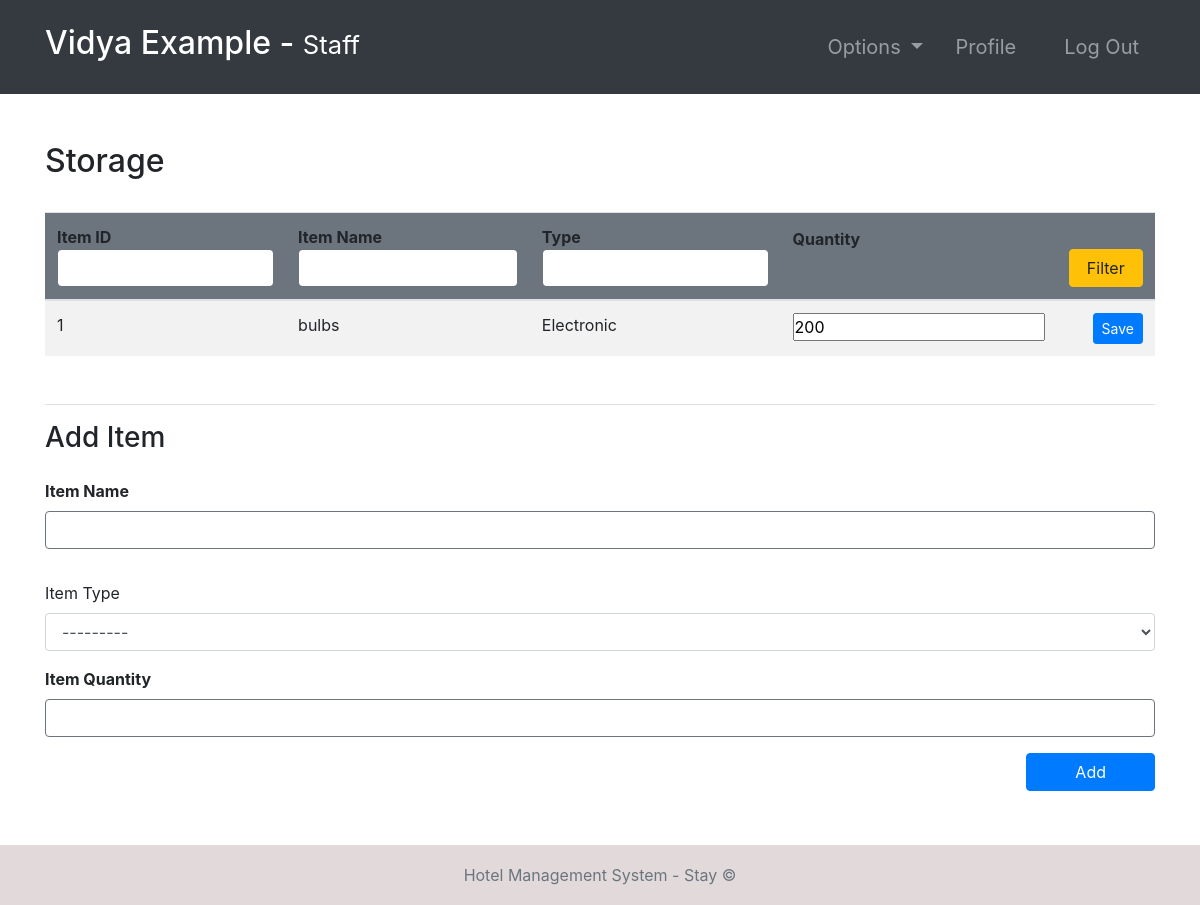
Page /storage/ (signed in) on the committed database.
### hotel/models.py (models this page shows, shortened)
class Storage(models.Model):
    ITEM_TYPES = (
        ('Kitchen', 'kitchen'),
        ('Cleaning', 'cleaning'),
        ('Electronic', 'Electronic'),
        ('Textile ', 'textile '),
        ('Other', 'other'),
    )
    itemName = models.CharField(max_length=100)
    itemType = models.CharField(max_length=20, choices=ITEM_TYPES)
    quantitiy = models.IntegerField()

### hotel/views.py (the view, shortened to what this page needs)
# urls.py: path('storage/', storage, name="storage"),
@ login_required(login_url='login')
def storage(request):
    role = str(request.user.groups.all()[0])
    path = role + "/"
    storage = Storage.objects.all()
    context = {
        "role": role,
        'storage': storage
    }
    return render(request, path + "storage.html", context)

### Templates/staff/storage.html
{% extends '../index.html' %}
{% block context %}
{% include '../common_pages/storage.html' %}
{% endblock %}

### Templates/incs/nav.html (shortened to what this page needs)
<nav class="navbar navbar-dark bg-dark navbar-expand-lg py-3 " role="navigation">
    <div class="container">
        <a href="" class="navbar-brand">
            <h2 class="text-capitalize">
                {{ request.user.first_name }} {{ request.user.last_name }} -
                <small>
                    {{ role }}
                </small>
            </h2>
        </a>
        <div class="collapse navbar-collapse" id="navbarTags">
            <ul class="navbar-nav ml-auto">
                <li class="nav-item dropdown p-2">
                    <a class="nav-link dropdown-toggle" href="#" id="navbarDropdown" role="button"
                        data-toggle="dropdown" aria-haspopup="true" aria-expanded="false">
                        Options
                    </a>
                </li>
                <li class="nav-item mr-3 p-2">
                    {% if role == 'staff' or role == 'receptionist' or role == 'admin' or role == 'manager' %}
                    <a href="{% url 'employee-profile' user.id %}" class="nav-link">Profile</a>
                    {% endif %}
                </li>
                <li class="nav-item p-2 ">
                    <a href="{% url 'logout' %}" class="nav-link">Log Out</a>
                </li>
            </ul>
        </div>
    </div>
</nav>

### Templates/common_pages/storage.html (shortened to what this page needs)
<div class="container py-5">
    <div class="table-header row">
        <div class="col-sm-12 col-md-12 col-lg-4 mb-4">
            <h2>Storage</h2>
        </div>
    </div>
    <table class="table table-hover table-striped">
        <thead class="bg-secondary rounded">
            <tr>
                <form action="" method="POST">
                    <th>Item ID <input type="number" name="id" value="{{id}}"
                            class="form-control border border-secondary"></th>
                    <th>Item Name <input type="name" name="name" value="{{name}}"
                            class="form-control border border-secondary"></th>
                    <th>Type <input type="text" name="type" value="{{type}}"
                            class="form-control border border-secondary"></th>
                    <th class="pb-5">Quantity</th>
                    <th colspan="3"><button type="submit" name="filter" class="btn btn-warning w-100">Filter</button>
                    </th>
                </form>
            </tr>
        </thead>
        <tbody>
            {% for s in storage %}
            <tr>
                <td>{{s.id}}</td>
                <td>{{s.itemName}}</td>
                <td>{{s.itemType}}</td>
                <form action="" method="POST">
                    <td><input type="number" step="1" value="{{s.quantitiy}}" name="quantitiy"></td>
                    <td><input type="hidden" step="1" value="{{s.id}}" name="id"></td>
                    <th><button type="submit" class="btn btn-sm btn-primary w-100" name="save">Save</button></th>
                </form>
            </tr>
            {% endfor %}
        </tbody>
    </table>
    <div class="newItem my-5 border-top pt-3">
        <h3>Add Item</h3>
        <form action="" method="POST">
            <div class="form-group pt-3">
                <label for="item_name"><b>Item Name</b></label>
                <input type="text" class="form-control border border-secondary required" id="id_item_name"
                    name="itemName">
            </div>
            <div class="form-group pt-3">
                <label for="exampleFormControlSelect1">Item Type</label>
                <select class="form-control" name="itemType" required="" id="id_item_type">
                    <option value="" selected="">---------</option>
                </select>
            </div>
            <div class="form-group">
                <label for="item-quantity"><b>Item Quantity</b></label>
                <input type="int" class="form-control border border-secondary required" name="quantitiy"
                    id="item-quantity">
            </div>
            <button type="submit" class="btn btn-primary px-5 float-right mb-5" name="add">Add</button>
        </form>
    </div>
</div>

### static/css/main.css (style rules this page uses)
* { margin: 0; padding: 0; -webkit-font-smoothing: antialiased; }
body { position: relative; }
nav .nav-item { font-size: 20px; }

### rows in the picture
Storage: id "1", itemName "bulbs", itemType "Electronic", quantitiy "200"

### other values in the picture
{{ request.user.first_name }} "Vidya"
{{ request.user.last_name }} "Example"
{{ role }} "Staff"
